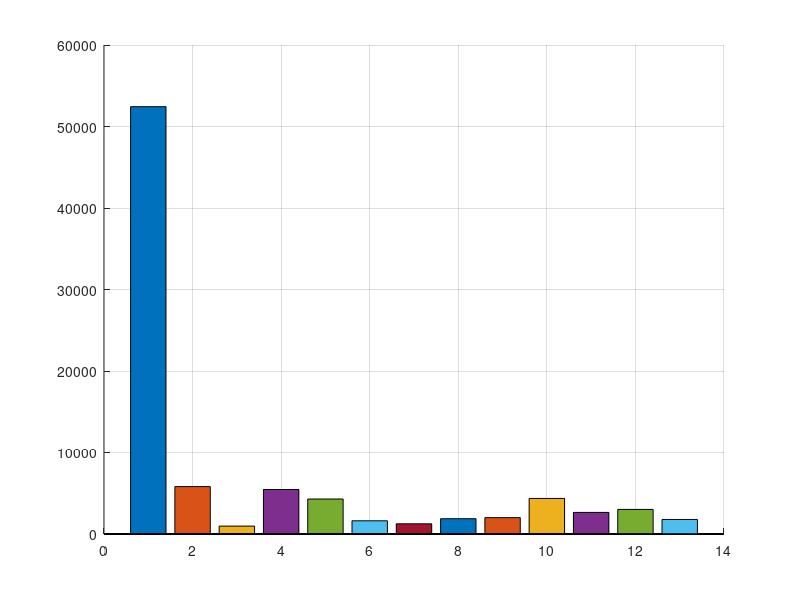
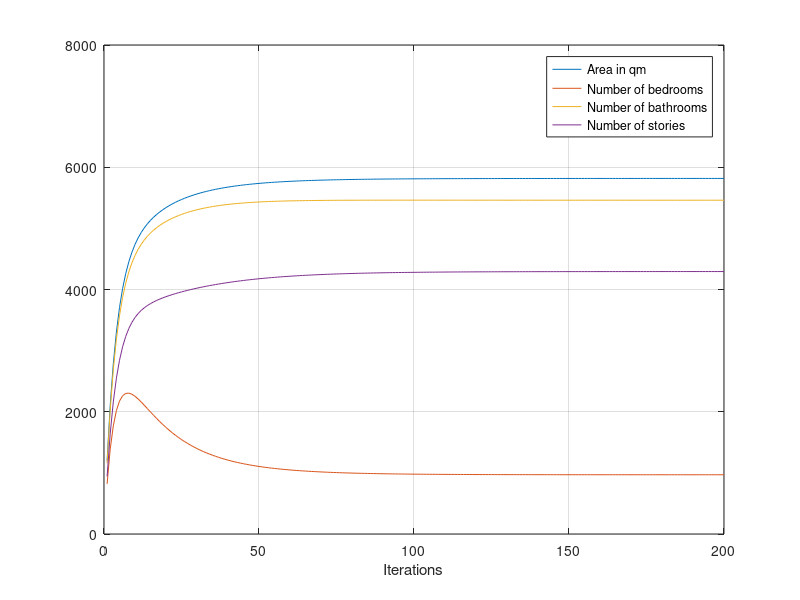
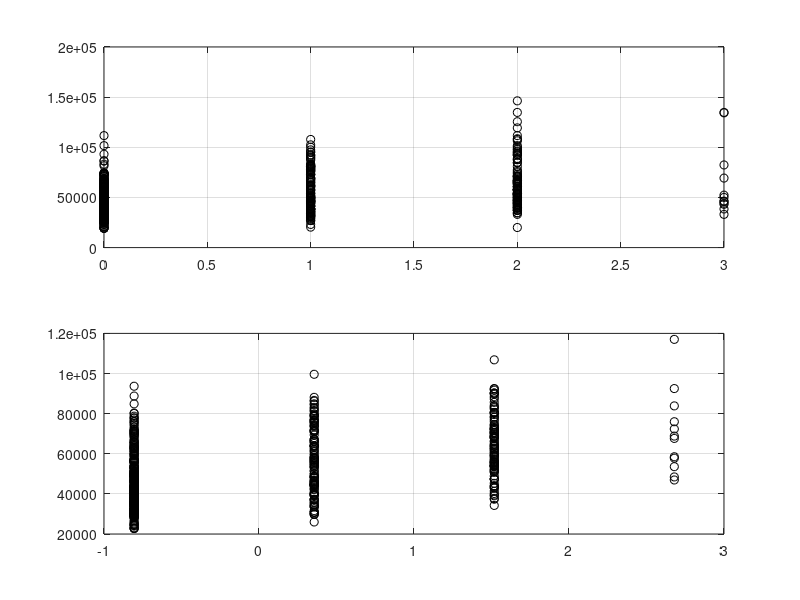

Reproduce these figures in MATLAB, in order.
clear all;
pkg load signal;

R = dlmread("Housing.csv",";");
L = 545;
V = 12;
x = zeros(12,L);
x(1,:) = R(:,2)' * 0.092903; %area: square feet to qm
x(2,:) = R(:,3)'; %bedrooms
x(3,:) = R(:,4)'; %bathrooms
x(4,:) = R(:,5)'; %stories: number of levels
x(5,:) = R(:,6)'; %main road: house faces main road
x(6,:) = R(:,7)'; %guestroom: no: 0, yes: 1
x(7,:) = R(:,8)'; %basement: no: 0, yes: 1
x(8,:) = R(:,9)'; %hotwaterheating: house uses gas: no: 0, yes: 1
x(9,:) = R(:,10)'; %airconditioning: no: 0, yes: 1
x(10,:) = R(:,11)'; %parking: number of parking lots
x(11,:) = R(:,12)'; %prefarea: house located in preferred area: no: 0, yes: 1
x(12,:) = R(:,13)'; %furnishingstatus: furnished: 2, semi-furnished: 1, unfurnished: 0
y = R(:,1)' * 0.011; %price: indian rupie to euro
%x1 = (0.5:0.25:5.25);
%x2 = (0.2:0.1:2.1);
%y = zeros(1,size(x1));

r = R;
r(:,1) = R(:,1) * 0.011;
r(:,2) = R(:,2) * 0.092903;

mean = zeros(1,V);
mean_s = zeros(1,V);
%Scaling needed for every feature vector befor merged into x
%Mean value = 0, standard deviation = 1
for i=1:V
   mean(i) = sum(x(i,:)/L);
   dev(i) = sqrt(sum((x(i,:)-mean(i)).^2)/L);
   x_s(i,:) = (x(i,:) - mean(i)) / dev(i);
   mean_s(i) = sum(x_s(i,:)/L);
   dev_s(i) = sqrt(sum((x_s(i,:)-mean_s(i)).^2)/L);
end

%theta
h = zeros(V+1,1);

X = zeros(L,V+1);

for i=1:L
   X(i,1) = 1;
   X(i,2) = x_s(1,i);
   X(i,3) = x_s(2,i);
   X(i,4) = x_s(3,i);
   X(i,5) = x_s(4,i);
   X(i,6) = x_s(5,i);
   X(i,7) = x_s(6,i);
   X(i,8) = x_s(7,i);
   X(i,9) = x_s(8,i);
   X(i,10) = x_s(9,i);
   X(i,11) = x_s(10,i);
   X(i,12) = x_s(11,i);
   X(i,13) = x_s(12,i);
end

beta = 0.0002;
%lambda = [0.0; 0.0; 0.0; 0.0; 0.0; 0.0; 0.0; 0.0; 0.0; 0.0; -0.002; 0.0; 0.0;];
lambda = [0.0; 0.0; 0.0; 0.0; 0.0; 0.0; 0.0; 0.0; 0.0; 0.0; 0.0; 0.0; 0.0;];
%lambda = [0.0; 0.0; 0.0;];

% Bayes estimation
it = 200;
h_trend = zeros(V+1,it);
for i=1:it
  h = h - beta * ((X' * X * h) - (X' * y') + (lambda * h' * h ));
  h_trend(:,i) = h;
end

% Regression result
Y_r = X * h;


p = zeros(1,V);
p(1) = 300; %area: qm
p(2) = 2; %bedrooms
p(3) = 2; %bathrooms
p(4) = 2; %stories: number of levels
p(5) = 0; %main road: house faces main road
p(6) = 2; %guestroom: no: 0, yes: 1
p(7) = 1; %basement: no: 0, yes: 1
p(8) = 1; %hotwaterheating: house uses gas: no: 0, yes: 1
p(9) = 0; %airconditioning: no: 0, yes: 1
p(10) = 4; %parking: number of parking lots
p(11) = 0; %prefarea: house located in preferred area: no: 0, yes: 1
p(12) = 1; %furnishingstatus: furnished: 2, semi-furnished: 1, unfurnished: 0

p_s(1) = 1;
for i=2:V+1
   p_s(i) = (p(i-1) - mean(i-1)) / dev(i-1);
end

Y_p = p_s * h;
%Y_p = min(Y_p,1);


figure(1)
clf
z = 1:V+1;
%colours = { 'm', 'm', 'm', 'm', 'b', 'm', 'm', 'm', 'm' };
hold on
for i = 1 : V+1
  %H(i) = bar( z(i), h(i), 0.4, 'facecolor', colours{i} );
  H(i) = bar( z(i), h(i), 0.4 );
endfor
grid on

figure(2)
clf
plot(h_trend(2,:))
hold on
plot(h_trend(3,:))
hold on
plot(h_trend(4,:))
hold on
plot(h_trend(5,:))
hold on
grid on
ylim([0 8000])
xlabel('Iterations')
legend('Area in qm', 'Number of bedrooms','Number of bathrooms','Number of stories')

figure(3)
clf
subplot(2,1,1)
plot(x(10,:),y,'ok')
hold on
grid on
subplot(2,1,2)
plot(X(:,11),Y_r,'ok')
hold on
grid on
